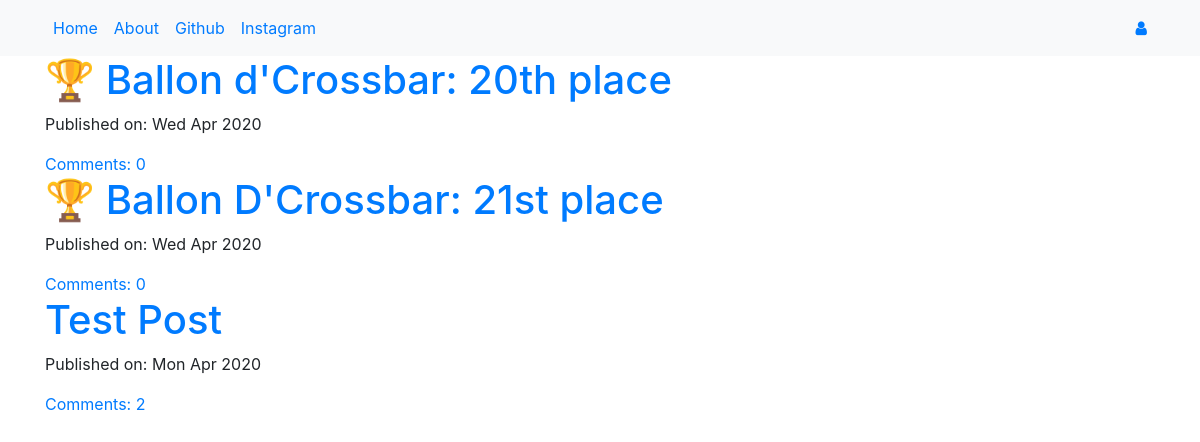
The page / on the database its author committed.
### blog/models.py (models this page shows, shortened)
class Post(models.Model):
    author = models.ForeignKey('auth.User',on_delete=models.CASCADE)
    title = models.CharField(max_length=200)
    text = models.TextField()
    created_date = models.DateTimeField(default=timezone.now)
    published_date = models.DateTimeField(blank=True, null=True)
    def approve_comments(self):
        return self.comments.filter(approved_comment=True)

### blog/views.py (the view)
# urls.py: path('',views.PostListView.as_view(),name='post_list'),
class PostListView(ListView):
    model = Post
    def get_queryset(self):
        return Post.objects.filter(published_date__lte=timezone.now()).order_by('-published_date')

### blog/templates/blog/post_list.html
{% extends 'blog/base.html' %}
{% block content %}
<div class="centerstage">
    {% for post in post_list %}
        <div class="post">
            <h1><a href="{% url 'post_detail' pk=post.pk %}">{{ post.title }}</a></h1>
            <div class="date">
                <p>Published on: {{ post.published_date|date:"D M Y"}}</p>
            </div>
            <a href="{% url 'post_detail' pk=post.pk %}">Comments: {{ post.approve_comments.count }}</a>
        </div>
    {% endfor %}
</div>
{% endblock %}

### rows shown on the page
Post: title "🏆 Ballon d'Crossbar: 20th place", published_date "Wed Apr 2020", approve_comments.count "0"
Post: title "🏆 Ballon D'Crossbar: 21st place", published_date "Wed Apr 2020", approve_comments.count "0"
Post: title "Test Post", published_date "Mon Apr 2020", approve_comments.count "2"
